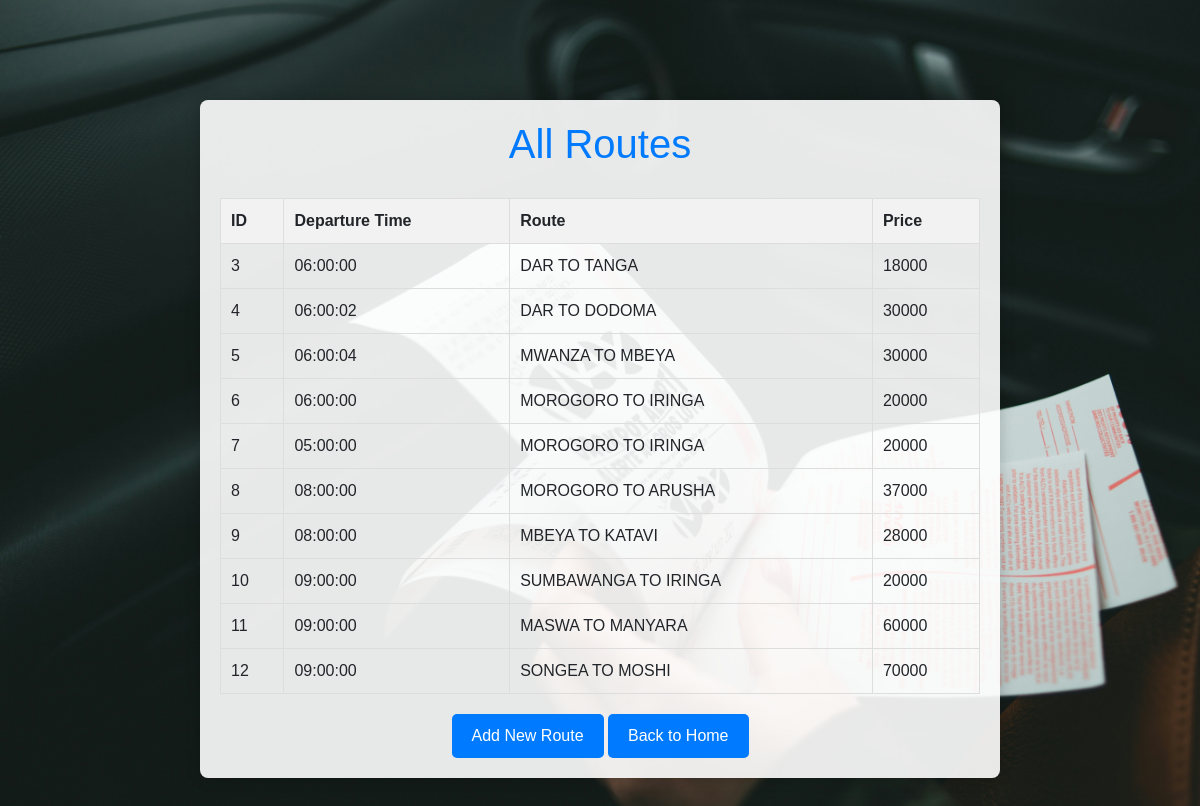
The page /view_route.php on the database its author committed.
### tables this page shows
CREATE TABLE `route` (
  `id` int(11) NOT NULL,
  `departure_time` time NOT NULL,
  `route` varchar(50) NOT NULL,
  `price` decimal(65,0) NOT NULL
);

### view_route.php (the view, shortened to what this page needs)
<?php
include("connect.php");
$routeQuery = "SELECT * FROM route";
$routeResult = mysqli_query($conn, $routeQuery);
?>
<!DOCTYPE html>
<html lang="en">
<head>
    <link href="https://cdn.jsdelivr.net/npm/bootstrap@5.3.3/dist/css/bootstrap.min.css" rel="stylesheet"
>
</head>
<body>
    <div class="container">
        <header>
            <h1>All Routes</h1>
        </header>
        <?php if (mysqli_num_rows($routeResult) > 0): ?>
            <table>
                <thead>
                    <tr>
                        <th>ID</th>
                        <th>Departure Time</th>
                        <th>Route</th>
                        <th>Price</th>
                    </tr>
                </thead>
                <tbody>
                    <?php while($route = mysqli_fetch_assoc($routeResult)): ?>
                        <tr>
                            <td><?php echo htmlspecialchars($route['id']); ?></td>
                            <td><?php echo htmlspecialchars($route['departure_time']); ?></td>
                            <td><?php echo htmlspecialchars($route['route']); ?></td>
                            <td><?php echo htmlspecialchars($route['price']); ?></td>
                        </tr>
                    <?php endwhile; ?>
                </tbody>
            </table>
        <?php else: ?>
            <p>No routes found.</p>
        <?php endif; ?>
        <div style="text-align: center; margin-top: 20px;">
            <a href="add_route.php" class="btn">Add New Route</a>
            <a href="index.php" class="btn">Back to Home</a>
        </div>
    </div>
</body>
</html>

### view_route.php (style rules this page uses)
body { font-family: Arial, sans-serif; background-color: #f4f4f4; margin: 0; padding: 0; background-image: url(images/user.jpg); background-repeat: no-repeat; background-attachment: fixed; background-size: cover; }
.container { max-width: 800px; margin: 50px auto; padding: 20px; background-color: rgba(255, 255, 255, 0.9); border-radius: 8px; box-shadow: 0 0 15px rgba(0, 0, 0, 0.2); margin-top: 100px; }
header { text-align: center; margin-bottom: 30px; }
header h1 { margin: 0; font-size: 2.5em; color: #007bff; }
table { width: 100%; margin-top: 20px; border-collapse: collapse; }
table, th, td { border: 1px solid #ddd; }
th, td { padding: 10px; text-align: left; }
th { background-color: #f2f2f2; }
.btn { display: inline-block; padding: 10px 20px; font-size: 1em; color: white; background-color: #007bff; border: none; border-radius: 5px; text-align: center; transition: background-color 0.3s ease; cursor: pointer; text-decoration: none; }

### rows shown on the page
route: id "3", departure_time "06:00:00", route "DAR TO TANGA", price "18000"
route: id "4", departure_time "06:00:02", route "DAR TO DODOMA", price "30000"
route: id "5", departure_time "06:00:04", route "MWANZA TO MBEYA", price "30000"
route: id "6", departure_time "06:00:00", route "MOROGORO TO IRINGA", price "20000"
route: id "7", departure_time "05:00:00", route "MOROGORO TO IRINGA", price "20000"
route: id "8", departure_time "08:00:00", route "MOROGORO TO ARUSHA", price "37000"
route: id "9", departure_time "08:00:00", route "MBEYA TO KATAVI", price "28000"
route: id "10", departure_time "09:00:00", route "SUMBAWANGA TO IRINGA", price "20000"
route: id "11", departure_time "09:00:00", route "MASWA TO MANYARA", price "60000"
route: id "12", departure_time "09:00:00", route "SONGEA TO MOSHI", price "70000"
